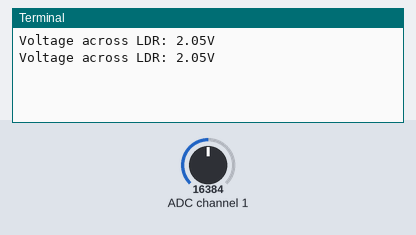
Simulated run of this program. Board: Raspberry Pi (BCM pin numbers). Shown: the last lines printed to the terminal. The test bench sets the inputs (shaded band); at power-on: ADC channel 1 = 16384 (analog values on the 0–32767 scale).

Above: at 1.2 s.
1.3 s: ADC channel 1 set to 22936
At 2.6 s:
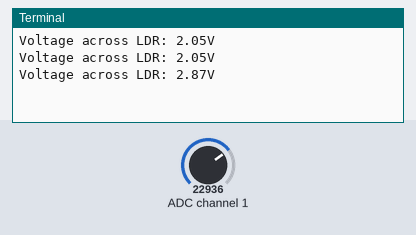
2.8 s: ADC channel 1 set to 28834
At 3.8 s:
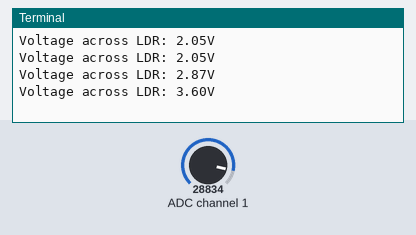
Timing chart, 0 to 5.8 s (numbered marks = the images above; inputs shaded):
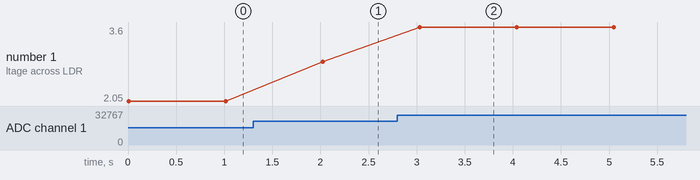

Measured:
- after the input at 1.3 s, the terminal: prints a new line after 0.72 s (image 1)
- after the input at 2.8 s, the terminal: prints a new line after 0.23 s (image 2)
- plotted number 1: 2.05 → 2.87 after the input at 1.3 s, 2.87 → 3.6 after the input at 2.8 s

The program:

LDR.py
```python
import time
import board
import busio
import adafruit_ads1x15.ads1115 as ADS
from adafruit_ads1x15.analog_in import AnalogIn

# Create the I2C bus
i2c = busio.I2C(board.SCL, board.SDA)

# Create an ADS1115 ADC (analog to digital converter) instance on the bus
ads = ADS.ADS1115(i2c)

# Create an analog input channel on pin 1 (P1)
ldr_channel = AnalogIn(ads, ADS.P1)

# Continuously read and print the voltage across the LDR
try:
    while True:
        voltage = ldr_channel.voltage
        print(f"Voltage across LDR: {voltage:.2f}V")
        time.sleep(1)
except KeyboardInterrupt:
    print("Measurement stopped by user")
```
